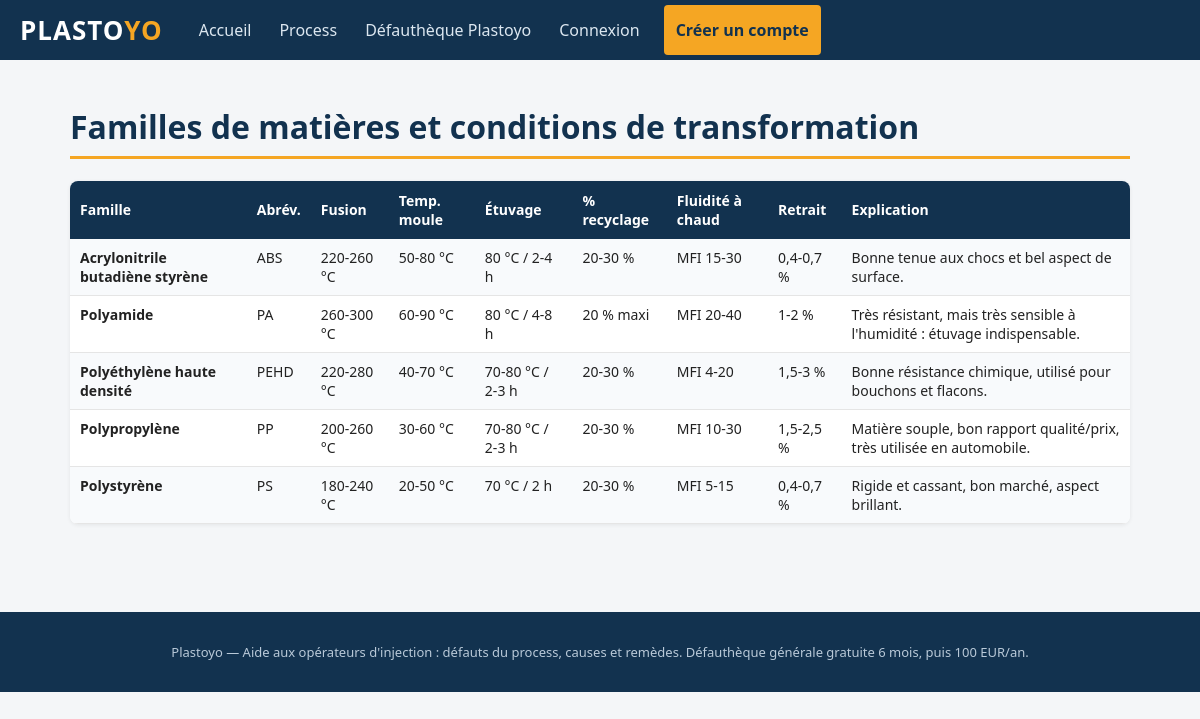
Page /pages/familles.php on the committed database.
### tables this page shows
CREATE TABLE IF NOT EXISTS famille (
  id INT AUTO_INCREMENT PRIMARY KEY,
  famille VARCHAR(100) NOT NULL,
  abreviation VARCHAR(20) DEFAULT NULL,
  fusion VARCHAR(100) DEFAULT NULL,
  temperature_moule VARCHAR(100) DEFAULT NULL,
  etuvage VARCHAR(150) DEFAULT NULL,
  pourcentage_recyclage VARCHAR(50) DEFAULT NULL,
  fluidite_chaude VARCHAR(100) DEFAULT NULL,
  retrait_moulage VARCHAR(100) DEFAULT NULL,
  explication TEXT,
  image VARCHAR(255) DEFAULT NULL,
  video VARCHAR(255) DEFAULT NULL
);

### config/config.php (called while the page is built, shortened)
<?php
function db(): PDO {
    static $pdo = null;
    if ($pdo === null) {
        $pdo = new PDO(
            'mysql:host=' . DB_HOST . ';dbname=' . DB_NAME . ';charset=utf8mb4',
            DB_USER,
            DB_PASS,
            [PDO::ATTR_ERRMODE => PDO::ERRMODE_EXCEPTION,
             PDO::ATTR_DEFAULT_FETCH_MODE => PDO::FETCH_ASSOC]
        );
    }
    return $pdo;
}
function h(?string $s): string {
    return htmlspecialchars((string)$s, ENT_QUOTES, 'UTF-8');
}
function utilisateur_connecte(): ?array {
    if (empty($_SESSION['utilisateur_id'])) {
        return null;
    }
    $stmt = db()->prepare('SELECT * FROM utilisateurs WHERE id = ?');
    $stmt->execute([$_SESSION['utilisateur_id']]);
    $u = $stmt->fetch();
    return $u ?: null;
}

### pages/familles.php (the view, shortened to what this page needs)
<?php
require __DIR__ . '/../config/config.php';
$pageActive = 'familles';
require __DIR__ . '/../includes/header.php';
$rows = db()->query('SELECT * FROM famille ORDER BY famille')->fetchAll();
?>
<h1 class="page">Familles de matières et conditions de transformation</h1>
<?php if (!$rows): ?>
  <p>Aucune famille enregistrée pour le moment.</p>
<?php else: ?>
<table class="donnees">
  <tr><th>Famille</th><th>Abrév.</th><th>Fusion</th><th>Temp. moule</th><th>Étuvage</th><th>% recyclage</th><th>Fluidité à chaud</th><th>Retrait</th><th>Explication</th></tr>
  <?php foreach ($rows as $r): ?>
  <tr>
    <td><strong><?= h($r['famille']) ?></strong></td>
    <td><?= h($r['abreviation']) ?></td>
    <td><?= h($r['fusion']) ?></td>
    <td><?= h($r['temperature_moule']) ?></td>
    <td><?= h($r['etuvage']) ?></td>
    <td><?= h($r['pourcentage_recyclage']) ?></td>
    <td><?= h($r['fluidite_chaude']) ?></td>
    <td><?= h($r['retrait_moulage']) ?></td>
    <td><?= nl2br(h($r['explication'])) ?>
    </td>
  </tr>
  <?php endforeach; ?>
</table>
<?php endif; ?>
<?php require __DIR__ . '/../includes/footer.php'; ?>

### includes/header.php (shortened to what this page needs)
<?php
$utilisateur = utilisateur_connecte();
$accesOK = acces_defautheque_autorise($utilisateur);
$pageActive = $pageActive ?? '';
function nav_active(string $page, string $active): string { return $page === $active ? ' class="active"' : ''; }
?>
<!DOCTYPE html>
<html lang="fr">
<head>
<link rel="stylesheet" href="<?= BASE_URL ?>/assets/css/style.css">
</head>
<body>
<header class="site-header">
  <a class="logo" href="<?= BASE_URL ?>/index.php">PLASTO<span>YO</span></a>
  <nav class="main-nav">
    <a href="<?= BASE_URL ?>/index.php"<?= nav_active('accueil', $pageActive) ?>>Accueil</a>
    <div class="nav-groupe">
      <span>Process</span>
    </div>
    <a href="<?= BASE_URL ?>/defautheque/index.php"<?= nav_active('defautheque', $pageActive) ?>>Défauthèque Plastoyo<?= $accesOK ? '' : ' 🔒' ?></a>
    <?php if ($utilisateur): ?>
      <a href="<?= BASE_URL ?>/compte/espace.php"<?= nav_active('espace', $pageActive) ?>>Mon espace</a>
      <a href="<?= BASE_URL ?>/compte/deconnexion.php">Déconnexion (<?= h($utilisateur['nom']) ?>)</a>
    <?php else: ?>
      <a href="<?= BASE_URL ?>/compte/connexion.php"<?= nav_active('connexion', $pageActive) ?>>Connexion</a>
      <a href="<?= BASE_URL ?>/compte/inscription.php" class="bouton-inscription">Créer un compte</a>
    <?php endif; ?>
  </nav>
</header>
<main class="contenu">

### includes/footer.php (shortened to what this page needs)
</main>
<footer class="site-footer">
  <p>Plastoyo — Aide aux opérateurs d'injection : défauts du process, causes et remèdes.
  Défauthèque générale gratuite <?= DUREE_ESSAI_MOIS ?> mois, puis <?= ABONNEMENT_PRIX ?>.</p>
</footer>
</body>
</html>

### assets/css/style.css (style rules this page uses)
* { box-sizing: border-box; }
body { margin: 0; font-family: "Segoe UI", Arial, sans-serif; background: #f4f6f8; color: #222; }
a { color: #0b5fa5; }
.site-header { display: flex; align-items: center; gap: 24px; background: #12324f; padding: 0 20px; flex-wrap: wrap; }
.logo { font-size: 26px; font-weight: 800; color: #fff; text-decoration: none; letter-spacing: 1px; padding: 12px 0; }
.logo span { color: #f5a623; }
.main-nav { display: flex; align-items: center; gap: 4px; flex-wrap: wrap; }
.main-nav > a, .nav-groupe > span { color: #dce7f0; text-decoration: none; padding: 14px 12px; display: inline-block; cursor: pointer; }
.bouton-inscription { background: #f5a623; color: #12324f !important; font-weight: 700; border-radius: 4px; margin-left: 8px; }
.nav-groupe { position: relative; }
.contenu { max-width: 1100px; margin: 0 auto; padding: 24px 20px 48px; }
h1.page { color: #12324f; border-bottom: 3px solid #f5a623; padding-bottom: 8px; }
table.donnees { width: 100%; border-collapse: collapse; background: #fff; border-radius: 8px; overflow: hidden; box-shadow: 0 1px 4px rgba(0,0,0,.07); }
table.donnees th { background: #12324f; color: #fff; text-align: left; padding: 10px; font-size: 14px; }
table.donnees td { padding: 9px 10px; border-bottom: 1px solid #e5e5e5; font-size: 14px; vertical-align: top; }
table.donnees tr:nth-child(even) td { background: #f8fafc; }
.site-footer { background: #12324f; color: #b9c9d8; text-align: center; padding: 18px; font-size: 13px; margin-top: 40px; }

### rows in the picture
famille: famille "Acrylonitrile butadiène styrène", abreviation "ABS", fusion "220-260 °C", temperature_moule "50-80 °C", etuvage "80 °C / 2-4 h", pourcentage_recyclage "20-30 %", fluidite_chaude "MFI 15-30", retrait_moulage "0,4-0,7 %", explication "Bonne tenue aux chocs et bel aspect de surface."
famille: famille "Polyamide", abreviation "PA", fusion "260-300 °C", temperature_moule "60-90 °C", etuvage "80 °C / 4-8 h", pourcentage_recyclage "20 % maxi", fluidite_chaude "MFI 20-40", retrait_moulage "1-2 %", explication "Très résistant, mais très sensible à l'humidité : étuvage indispensable."
famille: famille "Polyéthylène haute densité", abreviation "PEHD", fusion "220-280 °C", temperature_moule "40-70 °C", etuvage "70-80 °C / 2-3 h", pourcentage_recyclage "20-30 %", fluidite_chaude "MFI 4-20", retrait_moulage "1,5-3 %", explication "Bonne résistance chimique, utilisé pour bouchons et flacons."
famille: famille "Polypropylène", abreviation "PP", fusion "200-260 °C", temperature_moule "30-60 °C", etuvage "70-80 °C / 2-3 h", pourcentage_recyclage "20-30 %", fluidite_chaude "MFI 10-30", retrait_moulage "1,5-2,5 %", explication "Matière souple, bon rapport qualité/prix, très utilisée en automobile."
famille: famille "Polystyrène", abreviation "PS", fusion "180-240 °C", temperature_moule "20-50 °C", etuvage "70 °C / 2 h", pourcentage_recyclage "20-30 %", fluidite_chaude "MFI 5-15", retrait_moulage "0,4-0,7 %", explication "Rigide et cassant, bon marché, aspect brillant."

### other values in the picture
DUREE_ESSAI_MOIS "6"
ABONNEMENT_PRIX "100 EUR/an"
